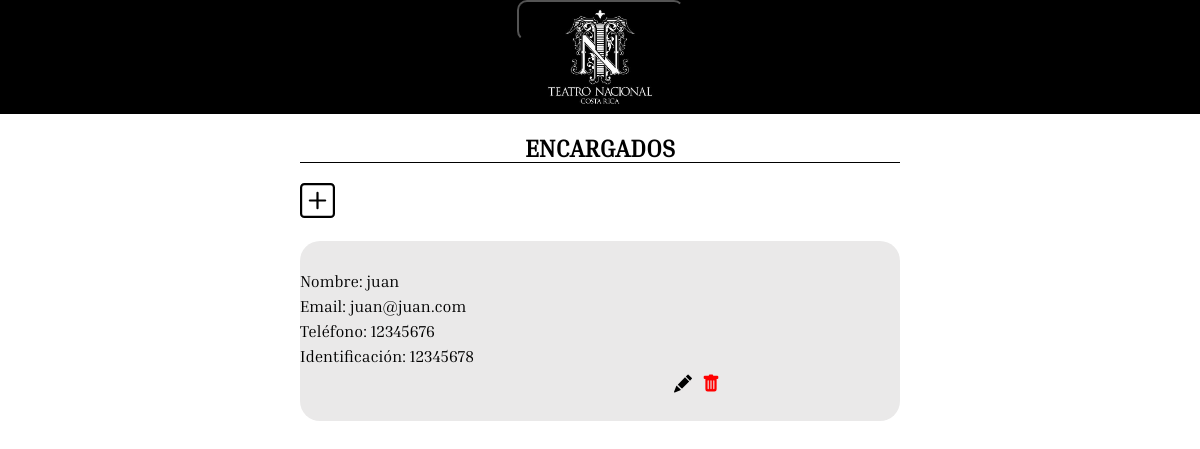
Page /menuAdmin/listEncargados/ on the committed database.
### modelo/models.py (models this page shows, shortened)
class Encargado(models.Model):
    class TEncargado(models.TextChoices):
        INTERNO = 'INTERNO', 'INTERNO'
        EXTERNO = 'EXTERNO', 'EXTERNO'
        SUBCONTRATADO = 'SUBCONTRATADO', 'SUBCONTRATADO'
    tEncargado = models.CharField(max_length=25 , choices=TEncargado.choices)
    nombre = models.CharField(max_length=100)
    telefono = models.CharField(max_length=100)
    email = models.CharField(max_length=100)
    identificacion = models.CharField(max_length=100)

### modelo/views.py (the view)
# urls.py: path('menuAdmin/listEncargados/', views.listEncargados, name='listEncargados'),
def listEncargados(request):
    encargados = Encargado.objects.all()
    return render(request, 'listaEncargados.html', { 'encargados' : encargados })

### modelo/templates/listaEncargados.html (shortened to what this page needs)
{% extends 'baseAdmin.html' %}
{% block content %}
{% load static %}
<div class="tituloLista">
    <h2>ENCARGADOS</h2>
</div>
<form action="createEncargado/">
    <div id="agregarbotonContainer">
        <button id="agregarBoton">
        </button>
    </div>
</form>
<div id="listaGeneralContainer">
    {% for usuario in encargados %}
    <div class="cardEstandar" action="elementoInfoAdmin">
        <div class="cardInfo">
            <div class="filaCard"><span>Nombre: {{usuario.nombre}}</span></div>
            <div class="filaCard"><span>Email: {{usuario.email}}</span></div>
            <div class="filaCard"><span>Teléfono: {{usuario.telefono}}</span></div>
            <div class="filaCard"><span>Identificación: {{usuario.identificacion}}</span></div>
            <div class="filaCard fila_rowR">
                <form action="deleteEncargado/{{usuario.id}}" method="post">
                    <button class="botonCard botonesColor">
                    </button>
                </form>
                <form action="updateEncargado/{{usuario.id}}">
                    <button class="botonCard">
                    </button>
                </form>
            </div>
        </div>
    </div>
    {% endfor %}
</div>
</div>
{% endblock content %}

### modelo/static/styles/admins.css (style rules this page uses)
* { margin: 0px; padding: 0px; font-family:'Inria Serif'; }
html { width:100vw; height:100vh; }
body { background-color: rgb(255, 255, 255); position : absolute; width : 100%; height : 100%; overflow-x: hidden; overflow-y: auto; }
.tituloLista { width: 600px; display: flex; flex-direction: column; align-items: center; margin-top: 20px; margin-bottom: 20px; border-bottom: 1px solid black; }
#agregarbotonContainer { width: 600px; display: flex; flex-direction: row; align-items: flex-start; }
#agregarBoton { background: none; border:none; }
#listaGeneralContainer { height: auto; }
.cardEstandar { width: 600px; height: 180px; margin-top: 20px; background-color: #EAE9E9; border-radius: 20px; display: flex; flex-direction: row; align-items: center; }
.filaCard { width: 430px; margin-top: 5px; }
.fila_rowR { display: flex; flex-direction: row-reverse; }
.botonCard { background: none; display: flex; flex-direction: row-reverse; margin-right: 10px; border:none; cursor: pointer; }
.botonesColor { color: red; }

### rows in the picture
Encargado: nombre "juan", email "juan@juan.com", telefono "12345676", identificacion "12345678"
